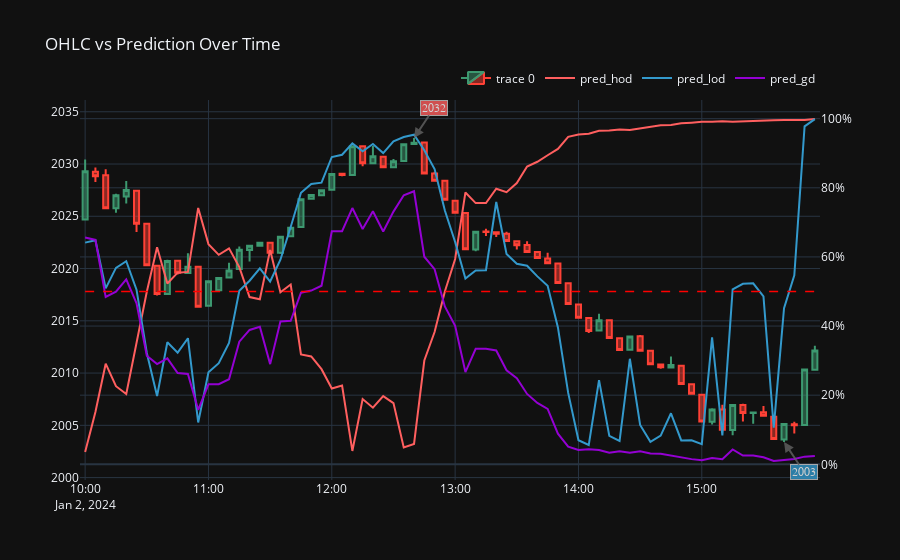

Notebook cell for this chart:
### Code cell
create_viz(df_viz, '2024-01-02')
